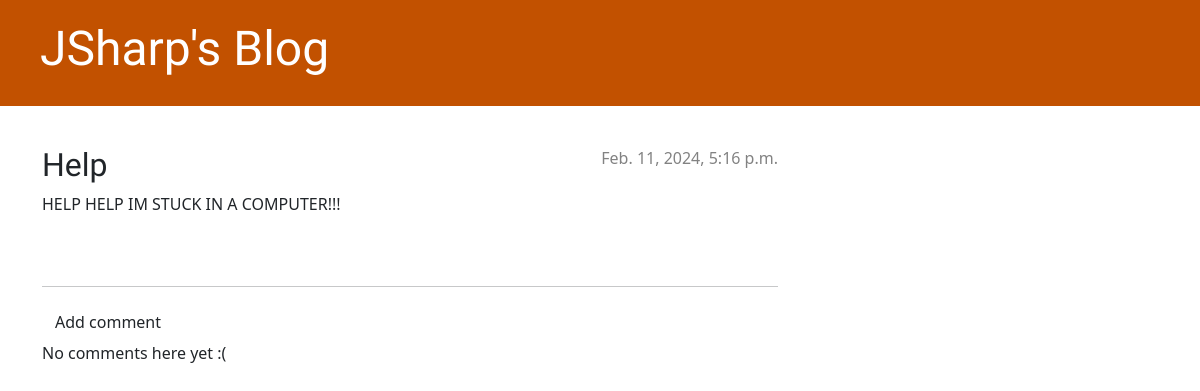
The page /post/3/ on the database as committed earlier.
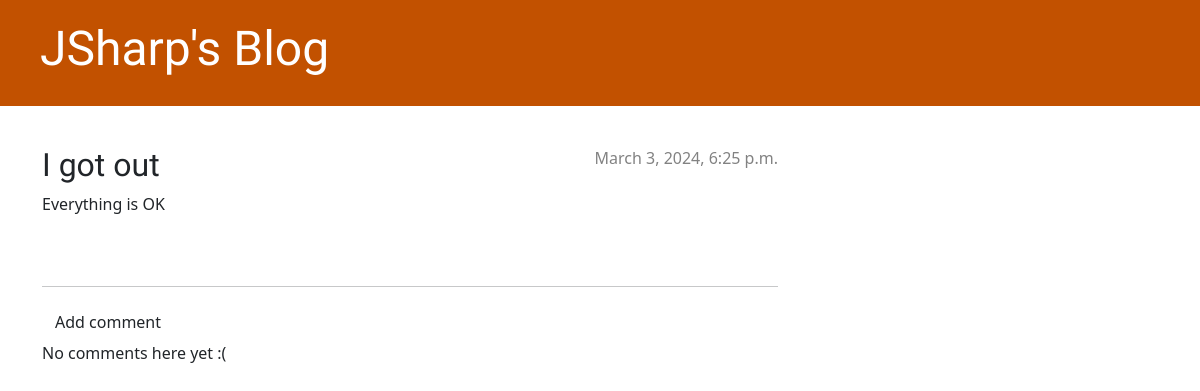
The same page on the database as committed later.
### blog/models.py (models this page shows, shortened)
class Post(models.Model):
    author = models.ForeignKey(settings.AUTH_USER_MODEL, on_delete=models.CASCADE)
    title = models.CharField(max_length=200)
    text = models.TextField()
    created_date = models.DateTimeField(default=timezone.now)
    published_date = models.DateTimeField(blank=True, null=True)

### blog/views.py (the view)
# urls.py: path('post/<int:pk>/', views.post_detail, name='post_detail'),
def post_detail(request, pk):
    post = get_object_or_404(Post, pk=pk)
    return render(request, 'blog/post_detail.html', {'post': post})

### blog/templates/blog/post_detail.html (shortened to what this page needs)
{% extends 'blog/base.html' %}
{% block content %}
    <article class="post">
        {% if post.published_date %}
            <div class="date">
                {{ post.published_date }}
            </div>
        {% else %}
            <a class="btn btn-default" href="{% url 'post_publish' pk=post.pk %}">Publish</a>
        {% endif %}
        <h2>{{ post.title }}</h2>
        <p>{{ post.text|linebreaksbr }}</p>
    </article>
    <hr>
    <a class="btn btn-default" href="{% url 'add_comment_to_post' pk=post.pk %}">Add comment</a>
    {% for comment in post.comments.all %}
    {% if user.is_authenticated or comment.approved_comment %}
    <div class="comment">
        <div class="date">
            {{ comment.created_date }}
            {% if not comment.approved_comment %}
                <a class="btn btn-default" href="{% url 'comment_remove' pk=comment.pk %}">
                   {% include './icons/hand-thumbs-down.svg' %}
                </a>
                <a class="btn btn-default" href="{% url 'comment_approve' pk=comment.pk %}">
                   {% include './icons/hand-thumbs-up.svg' %}
                </a>
            {% endif %}
        </div>
        <strong>{{ comment.author }}</strong>
        <p>{{ comment.text|linebreaks }}</p>
    </div>
    {% endif %}
{% empty %}
    <p>No comments here yet :(</p>
{% endfor %}
{% endblock %}

Rows that differ between the two databases and show on the page:
changed Post: published_date "Feb. 11, 2024, 5:16 p.m." → "March 3, 2024, 6:25 p.m."; title "Help" → "I got out"; text "HELP HELP IM STUCK IN A COMPUTER!!!" → "Everything is OK"
